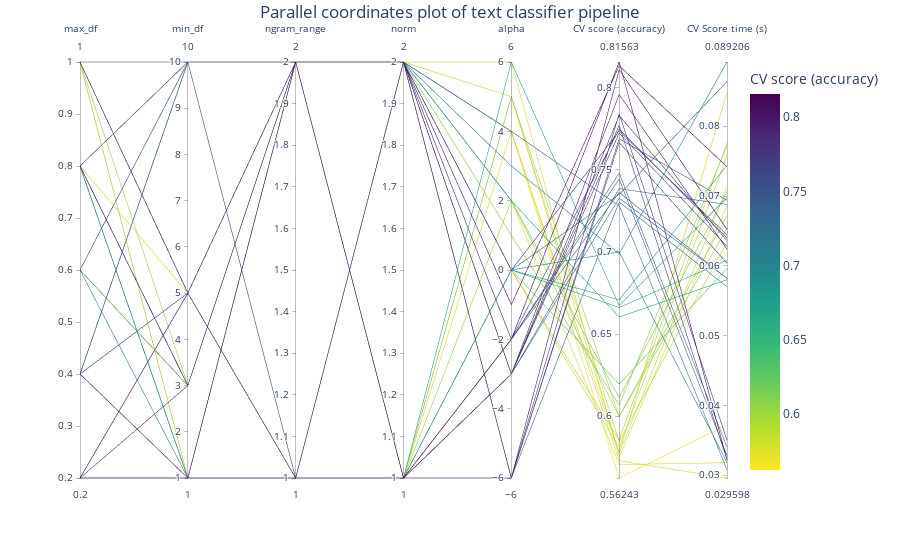

Source (notebook cell):
### Markdown cell above
Notez que les clusters de modèles dans le coin supérieur gauche du graphique ont le meilleur compromis entre précision et temps de scoring. Dans ce cas, l'utilisation de bigrammes augmente le temps de scoring requis sans considérablement améliorer la précision du pipeline.

**Note** : pour plus d'informations sur la façon de personnaliser un réglage automatisé pour maximiser le score et minimiser le temps de scoring, voir le notebook d'exemple [**Stratégie de réajustement personnalisée d'une recherche en grille avec validation croisée**](https://scikit-learn.org/stable/auto_examples/model_selection/plot_grid_search_digits.html).

Nous pouvons également utiliser un [`plotly.express.parallel_coordinates`](https://plotly.com/python-api-reference/generated/plotly.express.parallel_coordinates.html) pour visualiser davantage la moyenne du score de test en fonction des hyperparamètres ajustés. Cela aide à trouver les interactions entre plus de deux hyperparamètres et à fournir une intuition sur leur pertinence pour améliorer les performances d'un pipeline.

Nous appliquons une transformation `math.log10` sur l'axe `alpha` pour étendre la plage active et améliorer la lisibilité du graphique. Une valeur sur cet axe doit être comprise comme $10^x$.

### Code cell
import math

column_results = param_names + ["mean_test_score", "mean_score_time"]

transform_funcs = dict.fromkeys(column_results, lambda x: x)
# Using a logarithmic scale for alpha
transform_funcs["alpha"] = math.log10
# L1 norms are mapped to index 1, and L2 norms to index 2
transform_funcs["norm"] = lambda x: 2 if x == "l2" else 1
# Unigrams are mapped to index 1 and bigrams to index 2
transform_funcs["ngram_range"] = lambda x: x[1]

fig = px.parallel_coordinates(
    cv_results[column_results].apply(transform_funcs),
    color="mean_test_score",
    color_continuous_scale=px.colors.sequential.Viridis_r,
    labels=labels,
)
fig.update_layout(
    title={
        "text": "Parallel coordinates plot of text classifier pipeline",
        "y": 0.99,
        "x": 0.5,
        "xanchor": "center",
        "yanchor": "top",
    }
)
fig

### Figure 1 — Plotly figure (JSON) as saved in the notebook; plotly's stock layout.template omitted (floating-point values rounded to 4 significant figures)
{"data": [{"dimensions": [{"label": "max_df", "values": [1, 0.6, 0.6, 1, 0.2, 0.2, 0.2, 1, 0.2, 0.4, 1, 0.4, 0.6, 0.2, 0.6, 0.8, 0.8, 0.8, 0.4, 0.8, 0.2, 0.4, 0.8, 0.4, 0.6, 1, 0.2, 0.8, 0.8, 1, 0.2, 0.8, 0.4, 0.6, 0.2, 1, 0.6, 0.8, 0.8, 0.2]}, {"label": "min_df", "values": [3, 3, 10, 10, 3, 1, 1, 5, 5, 10, 5, 10, 3, 1, 10, 3, 5, 1, 5, 1, 1, 5, 1, 10, 1, 1, 1, 1, 10, 5, 5, 10, 1, 3, 5, 1, 3, 3, 3, 1]}, {"label": "ngram_range", "values": [2, 2, 1, 2, 2, 2, 2, 2, 2, 2, 2, 2, 2, 1, 2, 2, 1, 1, 2, 2, 1, 2, 2, 2, 1, 2, 2, 2, 1, 1, 2, 2, 2, 2, 1, 1, 2, 2, 2, 2]}, {"label": "norm", "values": [2, 2, 1, 2, 2, 2, 2, 1, 2, 1, 2, 2, 1, 1, 2, 1, 1, 2, 1, 1, 2, 2, 2, 2, 2, 1, 1, 2, 1, 1, 2, 2, 1, 1, 2, 2, 1, 2, 2, 2]}, {"label": "alpha", "values": [1, 2, -2, -3, 0, 3, 0, 5, -3, -3, -6, 2, 2, -2, -2, -3, 4, 2, 0, 0, -6, -6, 0, -6, 0, 0, 6, 4, -2, -3, -2, 5, -6, 5, 4, 4, 0, 6, -3, -1]}, {"label": "CV score (accuracy)", "values": [0.6067, 0.6114, 0.7444, 0.7386, 0.7736, 0.6989, 0.7351, 0.5776, 0.7724, 0.7327, 0.7689, 0.6604, 0.5997, 0.8156, 0.7363, 0.7958, 0.5729, 0.5706, 0.6662, 0.5857, 0.7841, 0.7666, 0.6709, 0.7304, 0.7, 0.5811, 0.6674, 0.5776, 0.7479, 0.7771, 0.7747, 0.5846, 0.811, 0.5997, 0.7281, 0.5624, 0.6195, 0.5753, 0.7829, 0.8133]}, {"label": "CV Score time (s)", "values": [0.07721, 0.07061, 0.0328, 0.06879, 0.06441, 0.08921, 0.0864, 0.07119, 0.0628, 0.05822, 0.06939, 0.05801, 0.06537, 0.03221, 0.0582, 0.06239, 0.0296, 0.03179, 0.06081, 0.07759, 0.035, 0.06039, 0.07441, 0.057, 0.03181, 0.07582, 0.06978, 0.08481, 0.03401, 0.03219, 0.06399, 0.06341, 0.06521, 0.0672, 0.03079, 0.0372, 0.0596, 0.06859, 0.0636, 0.07421]}], "domain": {"x": [0, 1], "y": [0, 1]}, "line": {"color": [0.6067, 0.6114, 0.7444, 0.7386, 0.7736, 0.6989, 0.7351, 0.5776, 0.7724, 0.7327, 0.7689, 0.6604, 0.5997, 0.8156, 0.7363, 0.7958, 0.5729, 0.5706, 0.6662, 0.5857, 0.7841, 0.7666, 0.6709, 0.7304, 0.7, 0.5811, 0.6674, 0.5776, 0.7479, 0.7771, 0.7747, 0.5846, 0.811, 0.5997, 0.7281, 0.5624, 0.6195, 0.5753, 0.7829, 0.8133], "coloraxis": "coloraxis"}, "name": "", "type": "parcoords"}], "layout": {"coloraxis": {"colorbar": {"title": {"text": "CV score (accuracy)"}}, "colorscale": [[0, "#fde725"], [0.1111, "#b5de2b"], [0.2222, "#6ece58"], [0.3333, "#35b779"], [0.4444, "#1f9e89"], [0.5556, "#26828e"], [0.6667, "#31688e"], [0.7778, "#3e4989"], [0.8889, "#482878"], [1, "#440154"]]}, "legend": {"tracegroupgap": 0}, "margin": {"t": 60}, "title": {"text": "Parallel coordinates plot of text classifier pipeline", "x": 0.5, "xanchor": "center", "y": 0.99, "yanchor": "top"}}}
